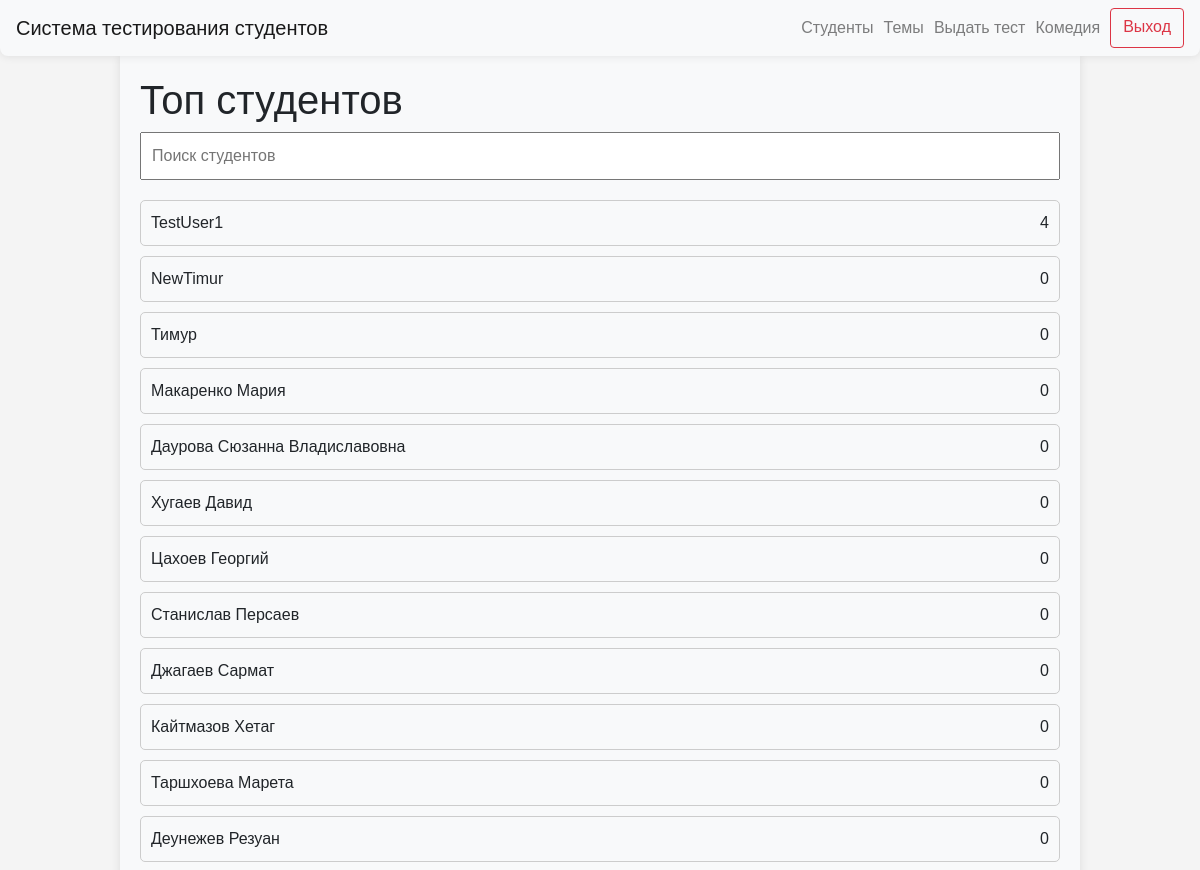
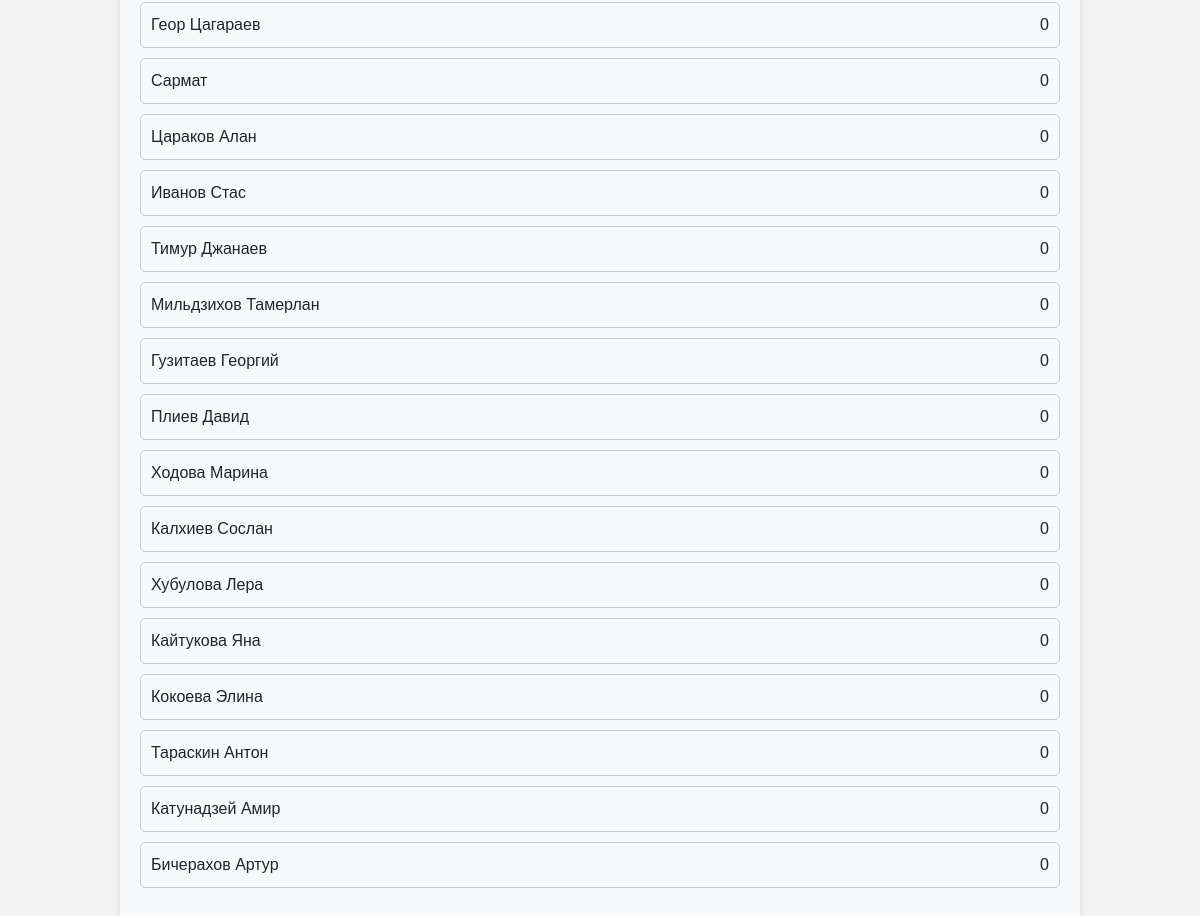
The app's page /top_students (signed in) with its own data (2 pictures, top to bottom).
### data/users.py (models this page shows)
class User(SqlAlchemyBase, UserMixin, SerializerMixin):
    __tablename__ = "users"
    id = sqlalchemy.Column(
        sqlalchemy.Integer,
        primary_key=True,
        autoincrement=True,
    )
    name = sqlalchemy.Column(
        sqlalchemy.String,
        nullable=True,
    )
    group_id = sqlalchemy.Column(
        sqlalchemy.Integer,
        sqlalchemy.ForeignKey(
            "groups.id",
            ondelete="CASCADE",
        ),
        nullable=False,
    )
    date_of_birth = sqlalchemy.Column(
        sqlalchemy.Date,
        nullable=False,
    )
    user_level = sqlalchemy.Column(
        sqlalchemy.String,
        default="student",
    )

### server.py (the view)
@app.route("/top_students")
@login_required
def top_students():
    if current_user.user_level == "admin":
        db_sess = db_session.create_session()
        students = db_sess.query(User).filter(User.user_level == "student").all()
        students_res = [
            [
                student.name,
                count_cor_wng_ans(
                    db_sess.query(BlitzTest)
                    .filter(
                        BlitzTest.student == student.id,
                    )
                    .all(),
                )[0],
            ]
            for student in students
        ]
        students_top = sorted(students_res, key=lambda x: x[1], reverse=True)
        return render_template(
            "top_students.html",
            title="Топ студентов",
            students_top=students_top,
        )
    abort(403)

### data/db_session.py (called while the page is built)
def create_session() -> Session:
    global __factory
    return __factory()

### server.py (called while the page is built)
@login_manager.user_loader
def load_user(user_id):
    db_sess = db_session.create_session()
    return db_sess.query(User).get(user_id)

### utils/count_correct_and_wrong_ans.py (called while the page is built)
def count_cor_wng_ans(student_tests):
    correct_ans = 0
    wrong_ans = 0
    for test in student_tests:
        if test.result_answer_1 == 1:
            correct_ans += 1
        if test.result_answer_2 == 1:
            correct_ans += 1
        if test.result_answer_3 == 1:
            correct_ans += 1
        if test.result_answer_4 == 1:
            correct_ans += 1
        if test.result_answer_5 == 1:
            correct_ans += 1
        if test.result_answer_1 == 0:
            wrong_ans += 1
        if test.result_answer_2 == 0:
            wrong_ans += 1
        if test.result_answer_3 == 0:
            wrong_ans += 1
        if test.result_answer_4 == 0:
            wrong_ans += 1
        if test.result_answer_5 == 0:
            wrong_ans += 1
    return [correct_ans, wrong_ans]

### templates/top_students.html (shortened to what this page needs)
{% extends "base.html" %}
{% block content %}
<body>
<h1>Топ студентов</h1>
<input type="text" id="searchInput" onkeyup="searchTests()" placeholder="Поиск студентов">
<ul id="testList">
    {% for name, res in students_top %}
    <li class="testItem">{{ name }}
        <div class="buttons-container"><a>{{ res }}</a></div>
    </li>
    {% endfor %}
</ul>
</body>
{% endblock %}

### templates/base.html (shortened to what this page needs)
<!doctype html>
<html lang="en">
<head>
    <link rel="stylesheet"
          href="https://stackpath.bootstrapcdn.com/bootstrap/4.4.1/css/bootstrap.min.css"
>
    <link rel="stylesheet" type="text/css" href="../static/css/style.css">
</head>
<body>
<header>
    <nav class="navbar navbar-light bg-light custom-navbar">
        <a class="navbar-brand" href="/">Система тестирования студентов</a>
        {% if current_user.is_authenticated %}
        <div class="d-flex flex-row-reverse">
            <a class="btn btn-outline-danger spaced-element" style="margin-left: 10px; text-align: center;"
               href="/logout">Выход</a>
            {% if current_user.user_level == 'admin' %}
            <a class="navbar-text" style="margin-left: 10px; text-align: center;">{{ current_user.name }}</a>
            <a class="navbar-text" style="margin-left: 10px; text-align: center;" href="/select_group_for_test">Выдать тест</a>
            <a class="navbar-text" style="margin-left: 10px; text-align: center;" href="/topics">Темы</a>
            <a class="navbar-text" style="margin-left: 10px; text-align: center;" href="/groups">Студенты</a>
            {% else %}
            <a class="navbar-text" style="margin-left: 10px; text-align: center;" href="{{ url_for('personal_cabinet', user_id=current_user.id) }}">{{ current_user.name }}</a>
            {% endif %}
        </div>
        {% endif %}
    </nav>
</header>
<main role="main" class="container">
    {% block content %}
    {% endblock %}
</main>
</body>
</html>

### static/css/style.css (style rules this page uses)
body { font-family: Arial, sans-serif; margin: 0; padding: 0; background-color: #f4f4f4; }
.custom-navbar { margin: 0 auto; background-color: #f8f9fa; border-radius: 0 0 8px 8px; box-shadow: 0 0 10px rgba(0,0,0,0.1); }

### templates/top_students.html (style rules this page uses)
body { font-family: Arial, sans-serif; margin: 0; padding: 0; background-color: #f4f4f4; }
.container { width: 80%; margin: 0 auto; padding: 20px; background-color: #f8f9fa; border-radius: 0 0 8px 8px; box-shadow: 0 0 10px rgba(0,0,0,0.1); }
#searchInput { width: 100%; padding: 10px; margin-bottom: 20px; font-size: 16px; }
#testList { list-style-type: none; padding: 0; }
.testItem { border: 1px solid #ccc; border-radius: 5px; padding: 10px; margin-bottom: 10px; }
.testItem { display: flex; justify-content: space-between; align-items: center; border: 1px solid #ccc; border-radius: 5px; padding: 10px; margin-bottom: 10px; }
.testItem a { margin-left: auto; }
.buttons-container { display: flex; gap: 10px; }

### records on screen
User: name "Комедия"
User: name "TestUser1", res "4"
User: name "NewTimur", res "0"
User: name "Тимур", res "0"
User: name "Макаренко Мария", res "0"
User: name "Даурова Сюзанна Владиславовна", res "0"
User: name "Хугаев Давид", res "0"
User: name "Цахоев Георгий", res "0"
User: name "Станислав Персаев", res "0"
User: name "Джагаев Сармат", res "0"
User: name "Кайтмазов Хетаг", res "0"
User: name "Таршхоева Марета", res "0"
User: name "Деунежев Резуан", res "0"
User: name "Геор Цагараев", res "0"
User: name "Сармат", res "0"
User: name "Цараков Алан", res "0"
User: name "Иванов Стас", res "0"
User: name "Тимур Джанаев", res "0"
User: name "Мильдзихов Тамерлан", res "0"
User: name "Гузитаев Георгий", res "0"
User: name "Плиев Давид", res "0"
User: name "Ходова Марина", res "0"
User: name "Калхиев Сослан", res "0"
User: name "Хубулова Лера", res "0"
User: name "Кайтукова Яна", res "0"
User: name "Кокоева Элина", res "0"
User: name "Тараскин Антон", res "0"
User: name "Катунадзей Амир", res "0"
User: name "Бичерахов Артур", res "0"
